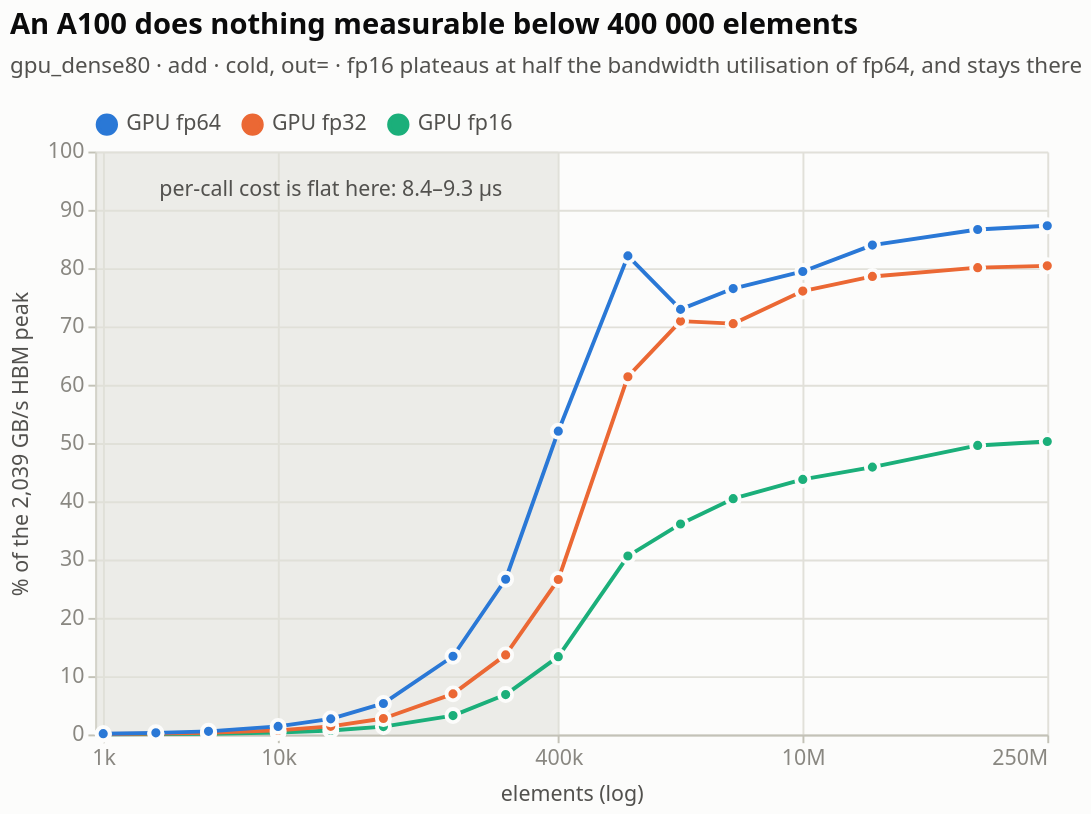

Here is the notebook cell this chart was saved with:
### Markdown cell above
---

## Part 3 — the GPU: two ceilings

`gpu_dense80` resolves the size axis at 16 points from 1 000 to 250 million
elements on an A100-80GB. The first thing it shows is that most of the range is
not measuring the device at all.

### Code cell
PEAK80 = meta["gpu_dense80"]["peak_hbm_gbs"]
sat = (
    D["gpu_dense80"].filter(OUT_COLD & (pl.col("operation") == "add"))
    .with_columns((pl.col("gbs") / PEAK80 * 100).alias("pct"))
    .select("implementation", "n_elem", "us", "gbs", "pct")
)
gpu_order = ["GPU fp64", "GPU fp32", "GPU fp16"]
floor_band = alt.Chart(pl.DataFrame({"x1": [900.0], "x2": [400_000.0]})).mark_rect(
    color=P["grid"], opacity=0.55).encode(x="x1:Q", x2="x2:Q")
XS = alt.X("n_elem:Q", scale=alt.Scale(type="log", nice=False), title="elements (log)",
           axis=alt.Axis(format="~s", values=[1000, 10_000, 400_000, 10_000_000, 250_000_000]))
sline = alt.Chart(sat).mark_line(point=alt.OverlayMarkDef(size=45)).encode(
    x=XS,
    y=alt.Y("pct:Q", title=f"% of the {PEAK80:,.0f} GB/s HBM peak",
            scale=alt.Scale(domain=[0, 100])),
    color=alt.Color("implementation:N", sort=gpu_order,
                    scale=alt.Scale(domain=gpu_order, range=P["series"]),
                    legend=alt.Legend(title=None, orient="top")),
    tooltip=[alt.Tooltip("implementation:N", title="dtype"),
             alt.Tooltip("n_elem:Q", title="elements", format=","),
             alt.Tooltip("us:Q", title="us/call", format=".2f"),
             alt.Tooltip("pct:Q", title="% of peak", format=".1f")])
band_t = alt.Chart(pl.DataFrame({"x": [20_000.0], "t": ["per-call cost is flat here: 8.4–9.3 µs"]})).mark_text(
    align="center", fontSize=11, color=P["ink2"]).encode(
    x="x:Q", y=alt.value(20), text="t:N")

fig7 = (floor_band + sline + band_t).properties(
    width=490, height=300,
    title=alt.Title("An A100 does nothing measurable below 400 000 elements",
                    subtitle="gpu_dense80 · add · cold, out= · fp16 plateaus at half the "
                             "bandwidth utilisation of fp64, and stays there"),
)
figure(fig7, sat.sort("implementation", "n_elem"), "Table view — HBM saturation")

### Figure 1 — Vega-Lite specification as saved in the notebook (floating-point values rounded to 4 significant figures)
{"config": {"background": "#fcfcfb", "font": "system-ui, -apple-system, \"Segoe UI\", sans-serif", "view": {"stroke": null, "continuousWidth": 620, "continuousHeight": 300}, "axis": {"labelFont": "system-ui, -apple-system, \"Segoe UI\", sans-serif", "titleFont": "system-ui, -apple-system, \"Segoe UI\", sans-serif", "labelColor": "#898781", "titleColor": "#52514e", "labelFontSize": 11, "titleFontSize": 11, "titleFontWeight": 500, "titlePadding": 8, "domainColor": "#c3c2b7", "domainWidth": 1, "tickColor": "#c3c2b7", "tickSize": 4, "gridColor": "#e1e0d9", "gridWidth": 1, "gridDash": []}, "legend": {"labelFont": "system-ui, -apple-system, \"Segoe UI\", sans-serif", "titleFont": "system-ui, -apple-system, \"Segoe UI\", sans-serif", "labelColor": "#52514e", "titleColor": "#52514e", "labelFontSize": 11, "titleFontSize": 11, "titleFontWeight": 500, "symbolType": "circle", "symbolSize": 90, "orient": "top", "direction": "horizontal", "offset": 8, "titlePadding": 10}, "title": {"font": "system-ui, -apple-system, \"Segoe UI\", sans-serif", "color": "#0b0b0b", "fontSize": 15, "fontWeight": 600, "subtitleFont": "system-ui, -apple-system, \"Segoe UI\", sans-serif", "subtitleColor": "#52514e", "subtitleFontSize": 11.5, "subtitlePadding": 8, "anchor": "start", "offset": 14, "dy": -4}, "header": {"labelFont": "system-ui, -apple-system, \"Segoe UI\", sans-serif", "titleFont": "system-ui, -apple-system, \"Segoe UI\", sans-serif", "labelColor": "#52514e", "titleColor": "#52514e", "labelFontSize": 11.5, "labelFontWeight": 600, "titleFontSize": 11}, "range": {"category": ["#2a78d6", "#eb6834", "#1baf7a"], "heatmap": ["#cde2fb", "#9ec5f4", "#6da7ec", "#3987e5", "#256abf", "#184f95", "#0d366b"], "ramp": ["#cde2fb", "#9ec5f4", "#6da7ec", "#3987e5", "#256abf", "#184f95", "#0d366b"]}, "bar": {"cornerRadiusEnd": 4, "discreteBandSize": 15}, "point": {"size": 95, "filled": true, "stroke": "#fcfcfb", "strokeWidth": 2, "opacity": 1}, "line": {"strokeWidth": 2, "strokeCap": "round", "strokeJoin": "round"}, "rule": {"strokeWidth": 1}, "text": {"font": "system-ui, -apple-system, \"Segoe UI\", sans-serif", "fontSize": 11, "color": "#52514e"}}, "layer": [{"data": {"name": "data-7576673a547e2879f25ba3129baea8fd"}, "mark": {"type": "rect", "color": "#e1e0d9", "opacity": 0.55}, "encoding": {"x": {"field": "x1", "type": "quantitative"}, "x2": {"field": "x2"}}}, {"data": {"name": "data-5a0a2126bfa5b6f46faa4b50a407f532"}, "mark": {"type": "line", "point": {"size": 45}}, "encoding": {"color": {"field": "implementation", "legend": {"orient": "top", "title": null}, "scale": {"domain": ["GPU fp64", "GPU fp32", "GPU fp16"], "range": ["#2a78d6", "#eb6834", "#1baf7a"]}, "sort": ["GPU fp64", "GPU fp32", "GPU fp16"], "type": "nominal"}, "tooltip": [{"field": "implementation", "title": "dtype", "type": "nominal"}, {"field": "n_elem", "format": ",", "title": "elements", "type": "quantitative"}, {"field": "us", "format": ".2f", "title": "us/call", "type": "quantitative"}, {"field": "pct", "format": ".1f", "title": "% of peak", "type": "quantitative"}], "x": {"axis": {"format": "~s", "values": [1000, 10000, 400000, 10000000, 250000000]}, "field": "n_elem", "scale": {"nice": false, "type": "log"}, "title": "elements (log)", "type": "quantitative"}, "y": {"field": "pct", "scale": {"domain": [0, 100]}, "title": "% of the 2,039 GB/s HBM peak", "type": "quantitative"}}}, {"data": {"name": "data-8196fe20fc5e00c6c2ce8eda8ff8555b"}, "mark": {"type": "text", "align": "center", "color": "#52514e", "fontSize": 11}, "encoding": {"text": {"field": "t", "type": "nominal"}, "x": {"field": "x", "type": "quantitative"}, "y": {"value": 20}}}], "height": 300, "title": {"text": "An A100 does nothing measurable below 400 000 elements", "subtitle": "gpu_dense80 · add · cold, out= · fp16 plateaus at half the bandwidth utilisation of fp64, and stays there"}, "width": 490, "$schema": "https://vega.github.io/schema/vega-lite/v6.4.1.json", "datasets": {"data-7576673a547e2879f25ba3129baea8fd": [{"x1": 900.0, "x2": 400000.0}], "data-5a0a2126bfa5b6f46faa4b50a407f532": [{"implementation": "GPU fp16", "n_elem": 1000, "us": 9.3, "gbs": 0.6451, "pct": 0.03164}, {"implementation": "GPU fp32", "n_elem": 1000, "us": 8.637, "gbs": 1.389, "pct": 0.06814}, {"implementation": "GPU fp64", "n_elem": 1000, "us": 8.99, "gbs": 2.67, "pct": 0.1309}, {"implementation": "GPU fp16", "n_elem": 2000, "us": 8.732, "gbs": 1.374, "pct": 0.0674}, {"implementation": "GPU fp32", "n_elem": 2000, "us": 8.442, "gbs": 2.843, "pct": 0.1394}, {"implementation": "GPU fp64", "n_elem": 2000, "us": 8.423, "gbs": 5.699, "pct": 0.2795}, {"implementation": "GPU fp16", "n_elem": 4000, "us": 9.289, "gbs": 2.584, "pct": 0.1267}, {"implementation": "GPU fp32", "n_elem": 4000, "us": 8.538, "gbs": 5.622, "pct": 0.2757}, {"implementation": "GPU fp64", "n_elem": 4000, "us": 8.752, "gbs": 10.97, "pct": 0.538}, {"implementation": "GPU fp16", "n_elem": 10000, "us": 9.208, "gbs": 6.516, "pct": 0.3196}, {"implementation": "GPU fp32", "n_elem": 10000, "us": 8.5, "gbs": 14.12, "pct": 0.6924}, {"implementation": "GPU fp64", "n_elem": 10000, "us": 8.525, "gbs": 28.15, "pct": 1.381}, {"implementation": "GPU fp16", "n_elem": 20000, "us": 8.769, "gbs": 13.68, "pct": 0.6711}, {"implementation": "GPU fp32", "n_elem": 20000, "us": 8.439, "gbs": 28.44, "pct": 1.395}, {"implementation": "GPU fp64", "n_elem": 20000, "us": 8.809, "gbs": 54.51, "pct": 2.673}, {"implementation": "GPU fp16", "n_elem": 40000, "us": 8.697, "gbs": 27.6, "pct": 1.353}, {"implementation": "GPU fp32", "n_elem": 40000, "us": 8.585, "gbs": 55.91, "pct": 2.742}, {"implementation": "GPU fp64", "n_elem": 40000, "us": 8.861, "gbs": 108.4, "pct": 5.314}, {"implementation": "GPU fp16", "n_elem": 100000, "us": 9.089, "gbs": 66.01, "pct": 3.237}, {"implementation": "GPU fp32", "n_elem": 100000, "us": 8.456, "gbs": 141.9, "pct": 6.96}, {"implementation": "GPU fp64", "n_elem": 100000, "us": 8.778, "gbs": 273.6, "pct": 13.42}, {"implementation": "GPU fp16", "n_elem": 200000, "us": 8.597, "gbs": 139.6, "pct": 6.845}, {"implementation": "GPU fp32", "n_elem": 200000, "us": 8.624, "gbs": 278.3, "pct": 13.65}, {"implementation": "GPU fp64", "n_elem": 200000, "us": 8.841, "gbs": 543.0, "pct": 26.63}, {"implementation": "GPU fp16", "n_elem": 400000, "us": 8.822, "gbs": 272.1, "pct": 13.34}, {"implementation": "GPU fp32", "n_elem": 400000, "us": 8.858, "gbs": 541.9, "pct": 26.57}, {"implementation": "GPU fp64", "n_elem": 400000, "us": 9.049, "gbs": 1061.0, "pct": 52.03}, {"implementation": "GPU fp16", "n_elem": 1000000, "us": 9.614, "gbs": 624.1, "pct": 30.61}, {"implementation": "GPU fp32", "n_elem": 1000000, "us": 9.589, "gbs": 1251.0, "pct": 61.37}, {"implementation": "GPU fp64", "n_elem": 1000000, "us": 14.34, "gbs": 1674.0, "pct": 82.1}, {"implementation": "GPU fp16", "n_elem": 2000000, "us": 16.3, "gbs": 736.3, "pct": 36.11}, {"implementation": "GPU fp32", "n_elem": 2000000, "us": 16.6, "gbs": 1446.0, "pct": 70.91}, {"implementation": "GPU fp64", "n_elem": 2000000, "us": 32.28, "gbs": 1487.0, "pct": 72.92}, {"implementation": "GPU fp16", "n_elem": 4000000, "us": 29.1, "gbs": 824.9, "pct": 40.45}, {"implementation": "GPU fp32", "n_elem": 4000000, "us": 33.4, "gbs": 1437.0, "pct": 70.47}, {"implementation": "GPU fp64", "n_elem": 4000000, "us": 61.55, "gbs": 1560.0, "pct": 76.5}, {"implementation": "GPU fp16", "n_elem": 10000000, "us": 67.26, "gbs": 892.1, "pct": 43.75}, {"implementation": "GPU fp32", "n_elem": 10000000, "us": 77.38, "gbs": 1551.0, "pct": 76.06}, {"implementation": "GPU fp64", "n_elem": 10000000, "us": 148.2, "gbs": 1620.0, "pct": 79.43}, {"implementation": "GPU fp16", "n_elem": 25000000, "us": 160.4, "gbs": 935.2, "pct": 45.86}, {"implementation": "GPU fp32", "n_elem": 25000000, "us": 187.2, "gbs": 1602.0, "pct": 78.57}, {"implementation": "GPU fp64", "n_elem": 25000000, "us": 350.5, "gbs": 1712.0, "pct": 83.95}, {"implementation": "GPU fp16", "n_elem": 100000000, "us": 593.5, "gbs": 1011.0, "pct": 49.58}, {"implementation": "GPU fp32", "n_elem": 100000000, "us": 734.9, "gbs": 1633.0, "pct": 80.08}, {"implementation": "GPU fp64", "n_elem": 100000000, "us": 1359.0, "gbs": 1766.0, "pct": 86.63}, {"implementation": "GPU fp16", "n_elem": 250000000, "us": 1464.0, "gbs": 1025.0, "pct": 50.25}, {"implementation": "GPU fp32", "n_elem": 250000000, "us": 1830.0, "gbs": 1639.0, "pct": 80.4}, {"implementation": "GPU fp64", "n_elem": 250000000, "us": 3372.0, "gbs": 1779.0, "pct": 87.27}], "data-8196fe20fc5e00c6c2ce8eda8ff8555b": [{"x": 20000.0, "t": "per-call cost is flat here: 8.4–9.3 µs"}]}}
